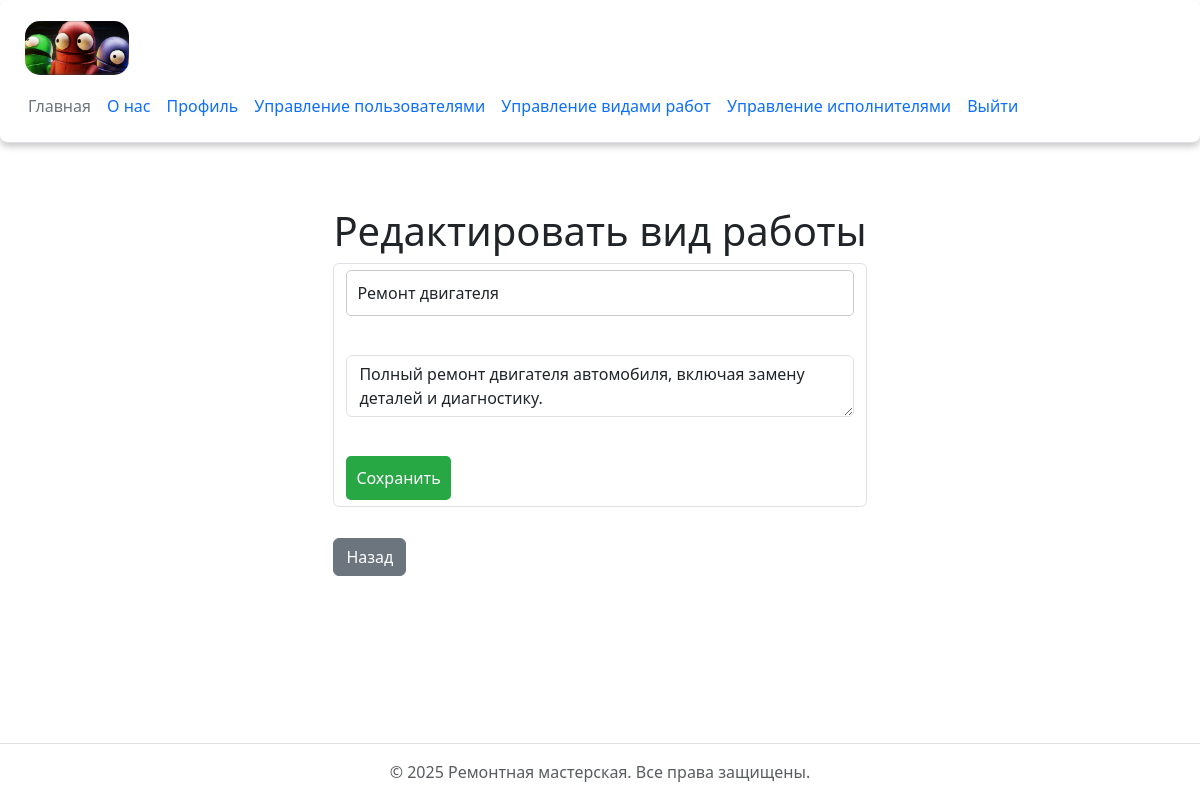
The page /edit_work_type/1 (signed in) on the database its author committed.
### config.py (models this page shows)
class WorkType(db.Model):
    id = db.Column(db.Integer, primary_key=True)
    name = db.Column(db.String(100), nullable=False)
    description = db.Column(db.Text, nullable=True)
    orders = db.relationship('Order', backref='work_type', lazy=True)

### app.py (the view, shortened to what this page needs)
@app.route("/edit_work_type/<int:id>", methods=['GET', 'POST'])
@login_required
def edit_work_type(id):
    if not current_user.is_admin():
        flash('Доступ запрещен! Только администраторы могут редактировать виды работ.', 'error')
        return redirect(url_for('profile'))
    work_type = WorkType.query.get_or_404(id)
    return render_template('edit_work_type.html', work_type=work_type)

### app.py (called while the page is built)
@login_manager.user_loader
def load_user(user_id):
    return User.query.get(int(user_id))

### config.py (called while the page is built)
    def is_admin(self):
        return self.role == 'admin'

### templates/edit_work_type.html (shortened to what this page needs)
{% extends 'base.html' %}
{% block content %}
<h1>Редактировать вид работы</h1>
<form method="post" class="form-control">
    <input type="text" name="name" value="{{ work_type.name }}" class="form-control" required><br>
    <textarea name="description" class="form-control">{{ work_type.description }}</textarea><br>
    <button class="btn btn-success" type="submit">Сохранить</button>
</form>
<p><a href="{{ url_for('work_types') }}" class="btn btn-secondary mt-3">Назад</a></p>
{% endblock %}

### static/css/main.css (style rules this page uses)
body { margin: 0; }
*, *:before, *:after { box-sizing: border-box; }
.form-control { margin-bottom: 15px; }
.form-control input, .form-control select, .form-control button { width: 100%; padding: 10px; border-radius: 5px; border: 1px solid #ccc; }
.form-control button { width: auto; background-color: #28a745; color: white; border: none; }

### rows shown on the page
WorkType: name "Ремонт двигателя", description "Полный ремонт двигателя автомобиля, включая замену деталей и диагностику."
